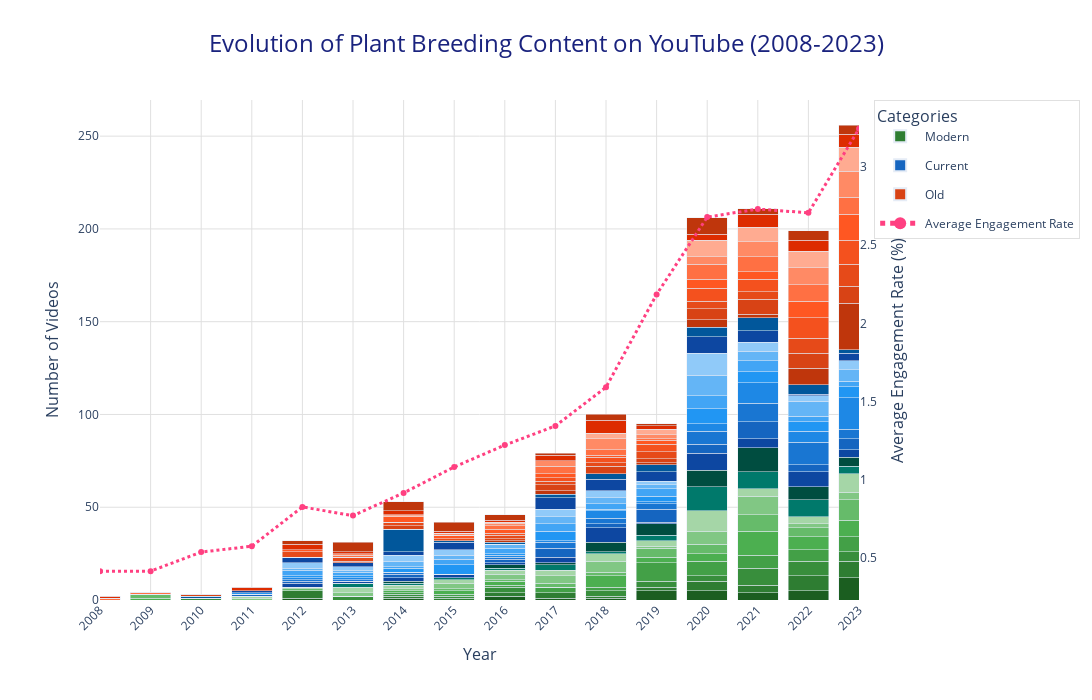

The notebook cell saved with this chart:
### Code cell
import plotly.graph_objects as go
from plotly.subplots import make_subplots
import pandas as pd
import numpy as np
from datetime import datetime

# Read the data
df = pd.read_csv('youtube_data/videos_with_relevance.csv')
df['published_date'] = pd.to_datetime(df['published_date'])

# Filter data from 2008 to 2023
df_filtered = df[
    (df['published_date'].dt.year >= 2008) & 
    (df['published_date'].dt.year < 2024) &
    (df['relevance_category'] != 'Not Relevant')
]

# Create enhanced color palettes with 10 shades for each category
modern_colors = [
    '#1B5E20', '#2E7D32', '#388E3C', '#43A047',  # Deep greens
    '#4CAF50', '#66BB6A', '#81C784', '#A5D6A7',  # Lighter greens
    '#00796B', '#004D40'                         # Deep teal/green accents
]

current_colors = [
    '#0D47A1', '#1565C0', '#1976D2', '#1E88E5',  # Deep blues
    '#2196F3', '#42A5F5', '#64B5F6', '#90CAF9',  # Lighter blues
    '#0D47A1', '#01579B'                         # Navy/steel blue accents
]


old_colors = [
    '#BF360C', '#D84315', '#E64A19', '#F4511E',  # Deep oranges
    '#FF5722', '#FF7043', '#FF8A65', '#FFAB91',  # Soft oranges
    '#DD2C00', '#BF360C'                         # Deep red/orange accents
]


def get_top_keywords(data, category):
    """Get top 10 keywords for a category based on view count"""
    return (data[data['category'] == category]
            .groupby('keyword')['view_count']
            .sum()
            .nlargest(10)
            .index
            .tolist())

# Create yearly statistics with keyword breakdown
yearly_stats = []
for year in df_filtered['published_date'].dt.year.unique():
    year_data = df_filtered[df_filtered['published_date'].dt.year == year]
    
    stats = {
        'year': year,
        'videoCount': len(year_data),
        'avgEngagement': year_data['engagement_rate'].mean(),
        'avgViews': year_data['view_count'].mean(),
        'totalViews': year_data['view_count'].sum()
    }
    
    # Add counts for top keywords in each category
    for category, colors in [('Modern', modern_colors), 
                           ('Current', current_colors), 
                           ('Old', old_colors)]:
        top_keywords = get_top_keywords(df_filtered, category)
        for keyword, color in zip(top_keywords, colors):
            stats[f"{category}_{keyword}"] = len(
                year_data[(year_data['category'] == category) & 
                         (year_data['keyword'] == keyword)]
            )
    
    yearly_stats.append(stats)

yearly_df = pd.DataFrame(yearly_stats).sort_values('year')

# Create the interactive visualization with simplified legend
fig = go.Figure()

# Add stacked bars for each category's keywords
for category, colors in [('Modern', modern_colors), 
                         ('Current', current_colors), 
                         ('Old', old_colors)]:
    top_keywords = get_top_keywords(df_filtered, category)
    for keyword, color in zip(top_keywords, colors):
        fig.add_trace(go.Bar(
            x=yearly_df['year'],
            y=yearly_df[f"{category}_{keyword}"],
            name=f"{category}",
            marker_color=color,
            legendgroup=category,
            showlegend=(keyword == top_keywords[1]),
            hoverinfo="skip"
        ))
        
# Add engagement rate line
fig.add_trace(go.Scatter(
    x=yearly_df['year'],
    y=yearly_df['avgEngagement'],
    name='Average Engagement Rate',
    yaxis='y2',
    line=dict(color='#FF4081', width=3, dash='dot'),
    hovertemplate="Year: %{x}<br>Engagement Rate: %{y:.2f}%<extra></extra>"
))

# Update layout with simplified legend
fig.update_layout(
    title={
        'text': 'Evolution of Plant Breeding Content on YouTube (2008-2023)',
        'y': 0.95,
        'x': 0.5,
        'xanchor': 'center',
        'yanchor': 'top',
        'font': {'size': 24, 'color': '#1A237E'}
    },
    barmode='stack',
    plot_bgcolor='white',
    paper_bgcolor='white',
    width=1100,
    height=700,
    showlegend=True,
    legend={
        'title': {'text': 'Categories', 'font': {'size': 16}},
        'bgcolor': 'rgba(255, 255, 255, 0.8)',
        'bordercolor': '#E0E0E0',
        'borderwidth': 1,
        'itemsizing': 'constant',
        'itemwidth': 40,
        'x': 1.02,
        'y': 1,
        'font': {'size': 12}
    },
    hovermode='x unified',
    xaxis={
        'title': {'text': 'Year', 'font': {'size': 16}},
        'gridcolor': '#E0E0E0',
        'showgrid': True,
        'range': [2008, 2023],
        'dtick': 1,
        'tickangle': -45
    },
    yaxis={
        'title': {'text': 'Number of Videos', 'font': {'size': 16}},
        'gridcolor': '#E0E0E0',
        'showgrid': True,
        'zeroline': False
    },
    yaxis2={
        'title': {'text': 'Average Engagement Rate (%)', 'font': {'size': 16}},
        'overlaying': 'y',
        'side': 'right',
        'showgrid': False,
        'zeroline': False
    },
    margin={'t': 100, 'b': 100, 'l': 100, 'r': 100}
)

# Show the interactive plot
fig.show()

# Print summary statistics
print("\nSummary Statistics (2008-2023):")
print("-" * 50)
print("\nOverall Metrics:")
print(f"Total Videos: {yearly_df['videoCount'].sum():,}")
print(f"Average Engagement Rate: {yearly_df['avgEngagement'].mean():.2f}%")
print(f"Total Views: {yearly_df['totalViews'].sum():,}")

# Overall top 10 keywords by video count
print("\nTop 10 Keywords Overall (by video count):")
print("-" * 50)
overall_top_keywords = (df_filtered.groupby('keyword')
                       .size()
                       .sort_values(ascending=False)
                       .head(10))
for idx, (keyword, count) in enumerate(overall_top_keywords.items(), 1):
    category = df_filtered[df_filtered['keyword'] == keyword]['category'].iloc[0]
    print(f"{idx}. {keyword} ({category}): {count} videos")

# Category-wise Top 10 keywords
for category in ['Modern', 'Current', 'Old']:
    print(f"\n{category} Category Top Keywords:")
    top_keywords = get_top_keywords(df_filtered, category)
    for idx, keyword in enumerate(top_keywords, 1):
        video_count = df_filtered[
            (df_filtered['category'] == category) & 
            (df_filtered['keyword'] == keyword)
        ].shape[0]
        print(f"{idx}. {keyword}: {video_count} videos")

### Figure 1 — Plotly figure (JSON) as saved in the notebook; plotly's stock layout.template omitted (floating-point values rounded to 4 significant figures)
{"data": [{"hoverinfo": "skip", "legendgroup": "Modern", "marker": {"color": "#1B5E20"}, "name": "Modern", "showlegend": false, "type": "bar", "x": [2008, 2009, 2010, 2011, 2012, 2013, 2014, 2015, 2016, 2017, 2018, 2019, 2020, 2021, 2022, 2023], "y": [0, 0, 0, 0, 1, 0, 1, 0, 2, 1, 1, 5, 5, 4, 5, 12]}, {"hoverinfo": "skip", "legendgroup": "Modern", "marker": {"color": "#2E7D32"}, "name": "Modern", "showlegend": true, "type": "bar", "x": [2008, 2009, 2010, 2011, 2012, 2013, 2014, 2015, 2016, 2017, 2018, 2019, 2020, 2021, 2022, 2023], "y": [0, 0, 0, 0, 4, 0, 1, 1, 2, 3, 1, 2, 5, 4, 8, 9]}, {"hoverinfo": "skip", "legendgroup": "Modern", "marker": {"color": "#388E3C"}, "name": "Modern", "showlegend": false, "type": "bar", "x": [2008, 2009, 2010, 2011, 2012, 2013, 2014, 2015, 2016, 2017, 2018, 2019, 2020, 2021, 2022, 2023], "y": [0, 0, 1, 0, 0, 2, 1, 1, 3, 0, 3, 3, 3, 9, 8, 5]}, {"hoverinfo": "skip", "legendgroup": "Modern", "marker": {"color": "#43A047"}, "name": "Modern", "showlegend": false, "type": "bar", "x": [2008, 2009, 2010, 2011, 2012, 2013, 2014, 2015, 2016, 2017, 2018, 2019, 2020, 2021, 2022, 2023], "y": [0, 0, 0, 0, 0, 0, 1, 1, 1, 3, 2, 10, 8, 7, 6, 8]}, {"hoverinfo": "skip", "legendgroup": "Modern", "marker": {"color": "#4CAF50"}, "name": "Modern", "showlegend": false, "type": "bar", "x": [2008, 2009, 2010, 2011, 2012, 2013, 2014, 2015, 2016, 2017, 2018, 2019, 2020, 2021, 2022, 2023], "y": [0, 1, 0, 0, 0, 0, 1, 2, 2, 0, 6, 3, 4, 13, 7, 9]}, {"hoverinfo": "skip", "legendgroup": "Modern", "marker": {"color": "#66BB6A"}, "name": "Modern", "showlegend": false, "type": "bar", "x": [2008, 2009, 2010, 2011, 2012, 2013, 2014, 2015, 2016, 2017, 2018, 2019, 2020, 2021, 2022, 2023], "y": [0, 2, 0, 0, 1, 0, 0, 1, 1, 2, 2, 5, 5, 9, 5, 11]}, {"hoverinfo": "skip", "legendgroup": "Modern", "marker": {"color": "#81C784"}, "name": "Modern", "showlegend": false, "type": "bar", "x": [2008, 2009, 2010, 2011, 2012, 2013, 2014, 2015, 2016, 2017, 2018, 2019, 2020, 2021, 2022, 2023], "y": [0, 0, 0, 1, 1, 2, 1, 3, 3, 4, 6, 1, 7, 10, 2, 4]}, {"hoverinfo": "skip", "legendgroup": "Modern", "marker": {"color": "#A5D6A7"}, "name": "Modern", "showlegend": false, "type": "bar", "x": [2008, 2009, 2010, 2011, 2012, 2013, 2014, 2015, 2016, 2017, 2018, 2019, 2020, 2021, 2022, 2023], "y": [0, 0, 0, 1, 0, 3, 2, 2, 2, 3, 4, 3, 11, 4, 4, 10]}, {"hoverinfo": "skip", "legendgroup": "Modern", "marker": {"color": "#00796B"}, "name": "Modern", "showlegend": false, "type": "bar", "x": [2008, 2009, 2010, 2011, 2012, 2013, 2014, 2015, 2016, 2017, 2018, 2019, 2020, 2021, 2022, 2023], "y": [0, 0, 0, 0, 0, 2, 1, 1, 1, 3, 1, 3, 13, 9, 9, 4]}, {"hoverinfo": "skip", "legendgroup": "Modern", "marker": {"color": "#004D40"}, "name": "Modern", "showlegend": false, "type": "bar", "x": [2008, 2009, 2010, 2011, 2012, 2013, 2014, 2015, 2016, 2017, 2018, 2019, 2020, 2021, 2022, 2023], "y": [0, 0, 0, 0, 0, 0, 1, 0, 2, 1, 5, 6, 9, 13, 7, 5]}, {"hoverinfo": "skip", "legendgroup": "Current", "marker": {"color": "#0D47A1"}, "name": "Current", "showlegend": false, "type": "bar", "x": [2008, 2009, 2010, 2011, 2012, 2013, 2014, 2015, 2016, 2017, 2018, 2019, 2020, 2021, 2022, 2023], "y": [0, 0, 0, 0, 2, 1, 2, 2, 1, 3, 8, 1, 9, 5, 8, 4]}, {"hoverinfo": "skip", "legendgroup": "Current", "marker": {"color": "#1565C0"}, "name": "Current", "showlegend": true, "type": "bar", "x": [2008, 2009, 2010, 2011, 2012, 2013, 2014, 2015, 2016, 2017, 2018, 2019, 2020, 2021, 2022, 2023], "y": [0, 0, 0, 1, 1, 0, 2, 0, 2, 5, 2, 7, 5, 9, 4, 6]}, {"hoverinfo": "skip", "legendgroup": "Current", "marker": {"color": "#1976D2"}, "name": "Current", "showlegend": false, "type": "bar", "x": [2008, 2009, 2010, 2011, 2012, 2013, 2014, 2015, 2016, 2017, 2018, 2019, 2020, 2021, 2022, 2023], "y": [0, 0, 0, 0, 1, 1, 1, 0, 1, 3, 3, 3, 7, 10, 12, 5]}, {"hoverinfo": "skip", "legendgroup": "Current", "marker": {"color": "#1E88E5"}, "name": "Current", "showlegend": false, "type": "bar", "x": [2008, 2009, 2010, 2011, 2012, 2013, 2014, 2015, 2016, 2017, 2018, 2019, 2020, 2021, 2022, 2023], "y": [0, 0, 0, 0, 1, 1, 0, 0, 1, 1, 4, 1, 4, 11, 6, 17]}, {"hoverinfo": "skip", "legendgroup": "Current", "marker": {"color": "#2196F3"}, "name": "Current", "showlegend": false, "type": "bar", "x": [2008, 2009, 2010, 2011, 2012, 2013, 2014, 2015, 2016, 2017, 2018, 2019, 2020, 2021, 2022, 2023], "y": [0, 0, 0, 1, 1, 1, 2, 5, 1, 5, 1, 3, 8, 6, 5, 6]}, {"hoverinfo": "skip", "legendgroup": "Current", "marker": {"color": "#42A5F5"}, "name": "Current", "showlegend": false, "type": "bar", "x": [2008, 2009, 2010, 2011, 2012, 2013, 2014, 2015, 2016, 2017, 2018, 2019, 2020, 2021, 2022, 2023], "y": [0, 0, 0, 0, 3, 2, 1, 3, 3, 4, 3, 4, 7, 6, 3, 3]}, {"hoverinfo": "skip", "legendgroup": "Current", "marker": {"color": "#64B5F6"}, "name": "Current", "showlegend": false, "type": "bar", "x": [2008, 2009, 2010, 2011, 2012, 2013, 2014, 2015, 2016, 2017, 2018, 2019, 2020, 2021, 2022, 2023], "y": [0, 0, 0, 0, 1, 1, 3, 2, 2, 4, 3, 2, 11, 5, 8, 6]}, {"hoverinfo": "skip", "legendgroup": "Current", "marker": {"color": "#90CAF9"}, "name": "Current", "showlegend": false, "type": "bar", "x": [2008, 2009, 2010, 2011, 2012, 2013, 2014, 2015, 2016, 2017, 2018, 2019, 2020, 2021, 2022, 2023], "y": [0, 0, 0, 0, 3, 2, 3, 3, 0, 4, 4, 2, 12, 5, 3, 5]}, {"hoverinfo": "skip", "legendgroup": "Current", "marker": {"color": "#0D47A1"}, "name": "Current", "showlegend": false, "type": "bar", "x": [2008, 2009, 2010, 2011, 2012, 2013, 2014, 2015, 2016, 2017, 2018, 2019, 2020, 2021, 2022, 2023], "y": [0, 0, 0, 1, 3, 2, 2, 4, 0, 6, 6, 5, 9, 6, 1, 4]}, {"hoverinfo": "skip", "legendgroup": "Current", "marker": {"color": "#01579B"}, "name": "Current", "showlegend": false, "type": "bar", "x": [2008, 2009, 2010, 2011, 2012, 2013, 2014, 2015, 2016, 2017, 2018, 2019, 2020, 2021, 2022, 2023], "y": [0, 0, 1, 0, 0, 0, 12, 1, 1, 2, 3, 4, 5, 7, 5, 2]}, {"hoverinfo": "skip", "legendgroup": "Old", "marker": {"color": "#BF360C"}, "name": "Old", "showlegend": false, "type": "bar", "x": [2008, 2009, 2010, 2011, 2012, 2013, 2014, 2015, 2016, 2017, 2018, 2019, 2020, 2021, 2022, 2023], "y": [0, 0, 0, 0, 0, 0, 0, 0, 1, 2, 0, 1, 4, 2, 9, 25]}, {"hoverinfo": "skip", "legendgroup": "Old", "marker": {"color": "#D84315"}, "name": "Old", "showlegend": true, "type": "bar", "x": [2008, 2009, 2010, 2011, 2012, 2013, 2014, 2015, 2016, 2017, 2018, 2019, 2020, 2021, 2022, 2023], "y": [0, 0, 1, 0, 0, 1, 2, 0, 1, 3, 4, 2, 6, 8, 8, 9]}, {"hoverinfo": "skip", "legendgroup": "Old", "marker": {"color": "#E64A19"}, "name": "Old", "showlegend": false, "type": "bar", "x": [2008, 2009, 2010, 2011, 2012, 2013, 2014, 2015, 2016, 2017, 2018, 2019, 2020, 2021, 2022, 2023], "y": [0, 0, 0, 0, 3, 2, 2, 1, 2, 2, 2, 4, 4, 4, 8, 12]}, {"hoverinfo": "skip", "legendgroup": "Old", "marker": {"color": "#F4511E"}, "name": "Old", "showlegend": false, "type": "bar", "x": [2008, 2009, 2010, 2011, 2012, 2013, 2014, 2015, 2016, 2017, 2018, 2019, 2020, 2021, 2022, 2023], "y": [0, 0, 0, 0, 0, 0, 0, 0, 1, 2, 3, 4, 7, 7, 11, 13]}, {"hoverinfo": "skip", "legendgroup": "Old", "marker": {"color": "#FF5722"}, "name": "Old", "showlegend": false, "type": "bar", "x": [2008, 2009, 2010, 2011, 2012, 2013, 2014, 2015, 2016, 2017, 2018, 2019, 2020, 2021, 2022, 2023], "y": [0, 0, 0, 0, 1, 0, 3, 2, 2, 2, 1, 2, 5, 4, 9, 14]}, {"hoverinfo": "skip", "legendgroup": "Old", "marker": {"color": "#FF7043"}, "name": "Old", "showlegend": false, "type": "bar", "x": [2008, 2009, 2010, 2011, 2012, 2013, 2014, 2015, 2016, 2017, 2018, 2019, 2020, 2021, 2022, 2023], "y": [1, 1, 0, 0, 0, 1, 0, 0, 2, 4, 3, 1, 8, 8, 9, 9]}, {"hoverinfo": "skip", "legendgroup": "Old", "marker": {"color": "#FF8A65"}, "name": "Old", "showlegend": false, "type": "bar", "x": [2008, 2009, 2010, 2011, 2012, 2013, 2014, 2015, 2016, 2017, 2018, 2019, 2020, 2021, 2022, 2023], "y": [0, 0, 0, 0, 0, 1, 0, 1, 1, 3, 6, 2, 4, 8, 9, 14]}, {"hoverinfo": "skip", "legendgroup": "Old", "marker": {"color": "#FFAB91"}, "name": "Old", "showlegend": false, "type": "bar", "x": [2008, 2009, 2010, 2011, 2012, 2013, 2014, 2015, 2016, 2017, 2018, 2019, 2020, 2021, 2022, 2023], "y": [0, 0, 0, 0, 0, 0, 1, 0, 1, 0, 3, 3, 9, 8, 9, 13]}, {"hoverinfo": "skip", "legendgroup": "Old", "marker": {"color": "#DD2C00"}, "name": "Old", "showlegend": false, "type": "bar", "x": [2008, 2009, 2010, 2011, 2012, 2013, 2014, 2015, 2016, 2017, 2018, 2019, 2020, 2021, 2022, 2023], "y": [1, 0, 0, 2, 3, 1, 2, 1, 1, 3, 7, 2, 3, 7, 6, 7]}, {"hoverinfo": "skip", "legendgroup": "Old", "marker": {"color": "#BF360C"}, "name": "Old", "showlegend": false, "type": "bar", "x": [2008, 2009, 2010, 2011, 2012, 2013, 2014, 2015, 2016, 2017, 2018, 2019, 2020, 2021, 2022, 2023], "y": [0, 0, 0, 0, 2, 5, 5, 5, 3, 1, 3, 1, 9, 3, 5, 5]}, {"hovertemplate": "Year: %{x}<br>Engagement Rate: %{y:.2f}%<extra></extra>", "line": {"color": "#FF4081", "dash": "dot", "width": 3}, "name": "Average Engagement Rate", "type": "scatter", "x": [2008, 2009, 2010, 2011, 2012, 2013, 2014, 2015, 2016, 2017, 2018, 2019, 2020, 2021, 2022, 2023], "y": [0.4172, 0.4179, 0.5397, 0.5771, 0.8278, 0.7724, 0.9173, 1.083, 1.223, 1.345, 1.592, 2.185, 2.678, 2.73, 2.706, 3.243], "yaxis": "y2"}], "layout": {"barmode": "stack", "height": 700, "hovermode": "x unified", "legend": {"bgcolor": "rgba(255, 255, 255, 0.8)", "bordercolor": "#E0E0E0", "borderwidth": 1, "font": {"size": 12}, "itemsizing": "constant", "itemwidth": 40, "title": {"font": {"size": 16}, "text": "Categories"}, "x": 1.02, "y": 1}, "margin": {"b": 100, "l": 100, "r": 100, "t": 100}, "paper_bgcolor": "white", "plot_bgcolor": "white", "showlegend": true, "title": {"font": {"color": "#1A237E", "size": 24}, "text": "Evolution of Plant Breeding Content on YouTube (2008-2023)", "x": 0.5, "xanchor": "center", "y": 0.95, "yanchor": "top"}, "width": 1100, "xaxis": {"dtick": 1, "gridcolor": "#E0E0E0", "range": [2008, 2023], "showgrid": true, "tickangle": -45, "title": {"font": {"size": 16}, "text": "Year"}, "type": "linear"}, "yaxis": {"autorange": true, "gridcolor": "#E0E0E0", "range": [0, 269.5], "showgrid": true, "title": {"font": {"size": 16}, "text": "Number of Videos"}, "type": "linear", "zeroline": false}, "yaxis2": {"autorange": true, "overlaying": "y", "range": [0.2337, 3.426], "showgrid": false, "side": "right", "title": {"font": {"size": 16}, "text": "Average Engagement Rate (%)"}, "type": "linear", "zeroline": false}}}
